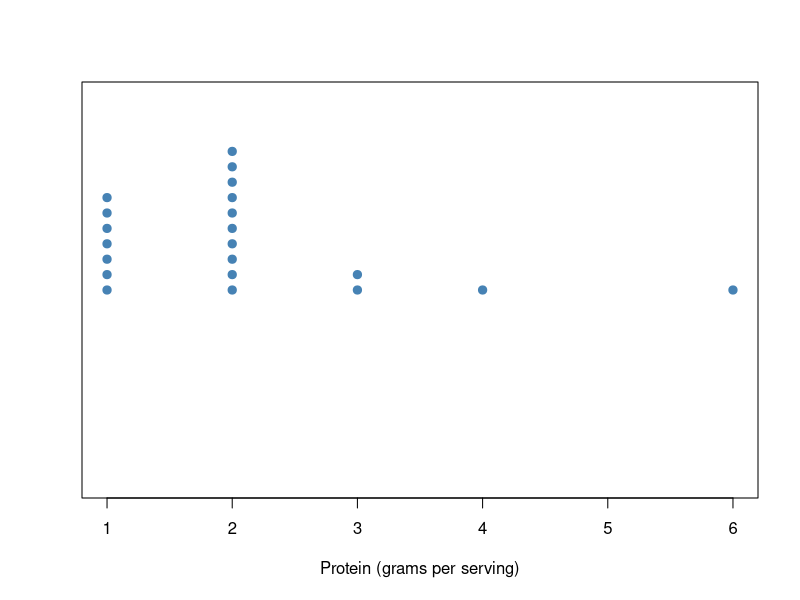

The R source for this figure:
# figures-dotplots.R
# R equivalents for the dotplot figures in ch-data-display.
#
# NOTE: cereal protein, sugar, and calorie values are
# RECONSTRUCTED to reproduce every fact stated on the Lumen
# pages. The authoritative source is the Consumer Reports /
# UCI "cereals" dataset (77 cereals). See SOURCES.md.

dotplot <- function(x, xlab, col = "steelblue") {
  stripchart(x, method = "stack", offset = 0.7,
             pch = 19, cex = 1.1, col = col, xlab = xlab)
}

# ---- sec-dotplots ------------------------------------
protein <- c(rep(1, 7), rep(2, 10), rep(3, 2), 4, 6)
stopifnot(length(protein) == 21)
stopifnot(sum(protein == 2) == 10)
dotplot(protein, "Protein (grams per serving)")

# ---- sec-shape-center-spread -------------------------
sugar_adult <- c(rep(0,4), rep(1,3), rep(2,4), rep(3,6),
                 rep(4,4), rep(5,3), rep(6,3), rep(7,2),
                 8, 9, 10, 10, 11, 12, 14)
stopifnot(length(sugar_adult) == 36)
diff(range(sugar_adult))          # 14

sugar_child <- c(1, 3, 5, 6, 7, 8, rep(9,2), rep(10,2),
                 rep(11,2), rep(12,4), rep(13,3), 14, 15)
stopifnot(length(sugar_child) == 21)
diff(range(sugar_child))          # 14

calories <- c(90, rep(100,4), rep(110,8), rep(120,4),
              rep(130,2), 140, 150)
stopifnot(length(calories) == 21)

last_digit <- c(rep(0,5), rep(1,4), rep(2,5), rep(3,5),
                rep(4,4), rep(5,5), rep(6,5), rep(7,4),
                rep(8,5), rep(9,5))
stopifnot(length(last_digit) == 47)

wrist <- c(13.5, rep(14.0,2), rep(14.5,4), rep(15.0,6),
           rep(15.5,7), rep(16.0,6), rep(16.5,5),
           rep(17.0,4), rep(17.5,2), 18.0, 19.5, 20.0)
stopifnot(length(wrist) == 40)

# Real wrist girth data, for comparison:
# library(openintro); bdims$wri.gi
